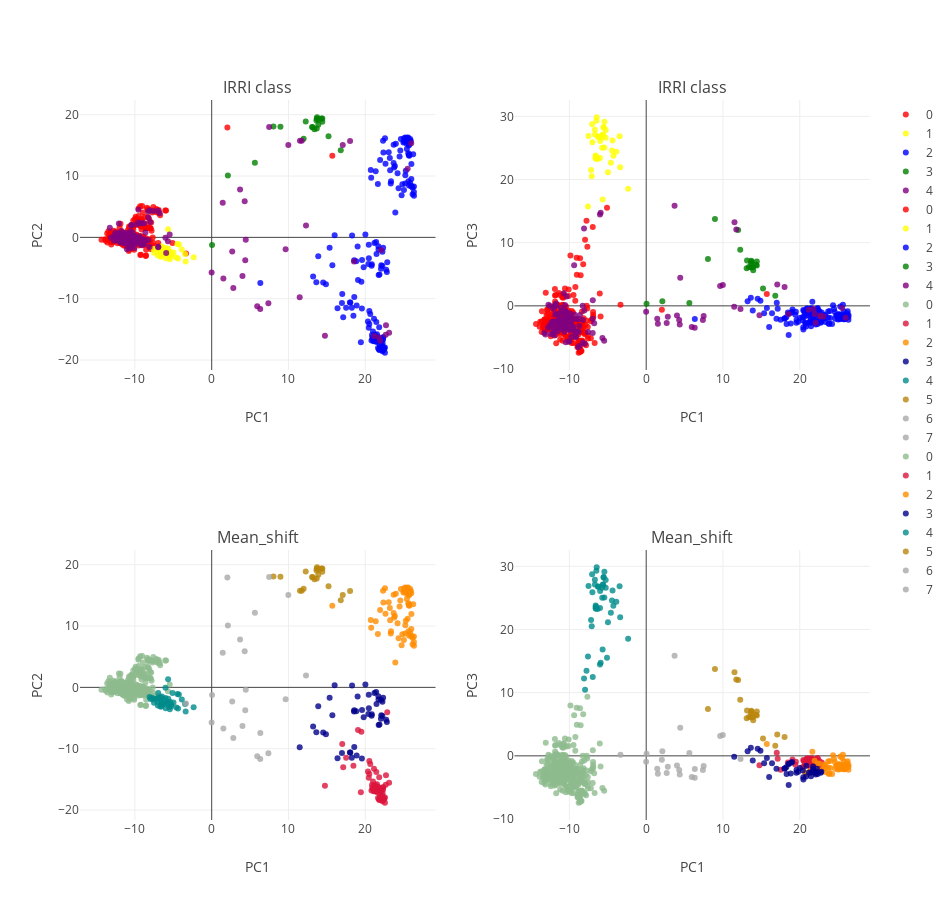

Source (notebook cell):
### Code cell
###
from structure_tools.Tutorial_subplots import plot_global_classes


plot_global_classes(feats,
                    code_lib,
                    label_select,
                    color_groups,
                    PCA_color_ref,
                    title_I= 'IRRI class',
                    title_II= 'Mean_shift',height= 900, width= 950)
